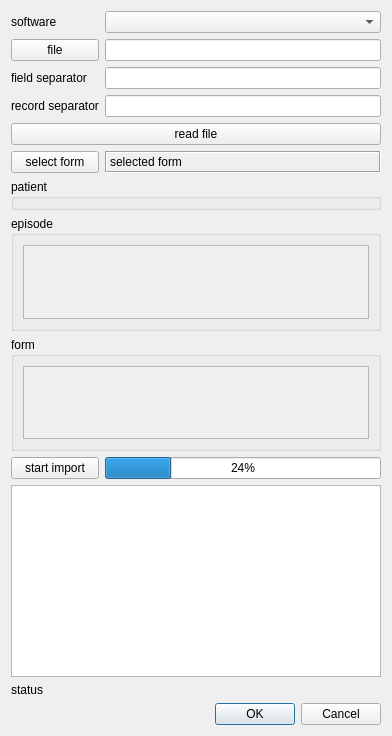
<?xml version="1.0" encoding="UTF-8"?>
<ui version="4.0">
 <class>RecordImport::Internal::RecordImportDialog</class>
 <widget class="QDialog" name="RecordImport::Internal::RecordImportDialog">
  <property name="geometry">
   <rect>
    <x>0</x>
    <y>0</y>
    <width>392</width>
    <height>736</height>
   </rect>
  </property>
  <property name="windowTitle">
   <string>Dialog</string>
  </property>
  <layout class="QGridLayout" name="gridLayout">
   <item row="0" column="1">
    <widget class="QComboBox" name="softwareComboBox"/>
   </item>
   <item row="9" column="1">
    <widget class="QProgressBar" name="importProgressBar">
     <property name="value">
      <number>24</number>
     </property>
    </widget>
   </item>
   <item row="7" column="0" colspan="2">
    <widget class="QGroupBox" name="episodeGroupBox">
     <property name="title">
      <string>episode</string>
     </property>
     <layout class="QVBoxLayout" name="verticalLayout">
      <item>
       <widget class="QScrollArea" name="matchEpisodeScrollArea">
        <property name="widgetResizable">
         <bool>true</bool>
        </property>
        <widget class="QWidget" name="scrollAreaWidgetContents">
         <property name="geometry">
          <rect>
           <x>0</x>
           <y>0</y>
           <width>348</width>
           <height>68</height>
          </rect>
         </property>
        </widget>
       </widget>
      </item>
     </layout>
    </widget>
   </item>
   <item row="11" column="0">
    <widget class="QLabel" name="statusLabel">
     <property name="text">
      <string>status</string>
     </property>
    </widget>
   </item>
   <item row="10" column="0" colspan="2">
    <widget class="QPlainTextEdit" name="logPlainTextEdit">
     <property name="readOnly">
      <bool>true</bool>
     </property>
    </widget>
   </item>
   <item row="5" column="1">
    <widget class="QLabel" name="formLabel">
     <property name="frameShape">
      <enum>QFrame::Box</enum>
     </property>
     <property name="frameShadow">
      <enum>QFrame::Sunken</enum>
     </property>
     <property name="text">
      <string>selected form</string>
     </property>
    </widget>
   </item>
   <item row="5" column="0">
    <widget class="QPushButton" name="formPushButton">
     <property name="text">
      <string>select form</string>
     </property>
    </widget>
   </item>
   <item row="12" column="1">
    <widget class="QDialogButtonBox" name="buttonBox">
     <property name="orientation">
      <enum>Qt::Horizontal</enum>
     </property>
     <property name="standardButtons">
      <set>QDialogButtonBox::Cancel|QDialogButtonBox::Ok</set>
     </property>
    </widget>
   </item>
   <item row="9" column="0">
    <widget class="QPushButton" name="startPushButton">
     <property name="text">
      <string>start import</string>
     </property>
    </widget>
   </item>
   <item row="3" column="1">
    <widget class="QLineEdit" name="recordSeparatorLineEdit">
     <property name="toolTip">
      <string>Only one unicode character.</string>
     </property>
    </widget>
   </item>
   <item row="2" column="0">
    <widget class="QLabel" name="fieldSeparatorLabel">
     <property name="text">
      <string>field separator</string>
     </property>
    </widget>
   </item>
   <item row="4" column="0" colspan="2">
    <widget class="QPushButton" name="readPushButton">
     <property name="text">
      <string>read file</string>
     </property>
    </widget>
   </item>
   <item row="2" column="1">
    <widget class="QLineEdit" name="fieldSeparatorLineEdit">
     <property name="toolTip">
      <string>Only one unicode character.</string>
     </property>
    </widget>
   </item>
   <item row="0" column="0">
    <widget class="QLabel" name="softwareLabel">
     <property name="text">
      <string>software</string>
     </property>
    </widget>
   </item>
   <item row="1" column="1">
    <widget class="QLineEdit" name="fileLineEdit"/>
   </item>
   <item row="8" column="0" colspan="2">
    <widget class="QGroupBox" name="formGroupBox">
     <property name="title">
      <string>form</string>
     </property>
     <layout class="QVBoxLayout" name="verticalLayout_2">
      <item>
       <widget class="QScrollArea" name="matchFormScrollArea">
        <property name="widgetResizable">
         <bool>true</bool>
        </property>
        <widget class="QWidget" name="scrollAreaWidgetContents_2">
         <property name="geometry">
          <rect>
           <x>0</x>
           <y>0</y>
           <width>348</width>
           <height>68</height>
          </rect>
         </property>
        </widget>
       </widget>
      </item>
     </layout>
    </widget>
   </item>
   <item row="3" column="0">
    <widget class="QLabel" name="recordSeparatorLabel">
     <property name="text">
      <string>record separator</string>
     </property>
    </widget>
   </item>
   <item row="1" column="0">
    <widget class="QPushButton" name="filePushButton">
     <property name="text">
      <string>file</string>
     </property>
    </widget>
   </item>
   <item row="6" column="0" colspan="2">
    <widget class="QGroupBox" name="patientGroupBox">
     <property name="title">
      <string>patient</string>
     </property>
    </widget>
   </item>
  </layout>
 </widget>
 <resources/>
 <connections>
  <connection>
   <sender>buttonBox</sender>
   <signal>accepted()</signal>
   <receiver>RecordImport::Internal::RecordImportDialog</receiver>
   <slot>accept()</slot>
   <hints>
    <hint type="sourcelabel">
     <x>248</x>
     <y>254</y>
    </hint>
    <hint type="destinationlabel">
     <x>157</x>
     <y>274</y>
    </hint>
   </hints>
  </connection>
  <connection>
   <sender>buttonBox</sender>
   <signal>rejected()</signal>
   <receiver>RecordImport::Internal::RecordImportDialog</receiver>
   <slot>reject()</slot>
   <hints>
    <hint type="sourcelabel">
     <x>316</x>
     <y>260</y>
    </hint>
    <hint type="destinationlabel">
     <x>286</x>
     <y>274</y>
    </hint>
   </hints>
  </connection>
 </connections>
</ui>
